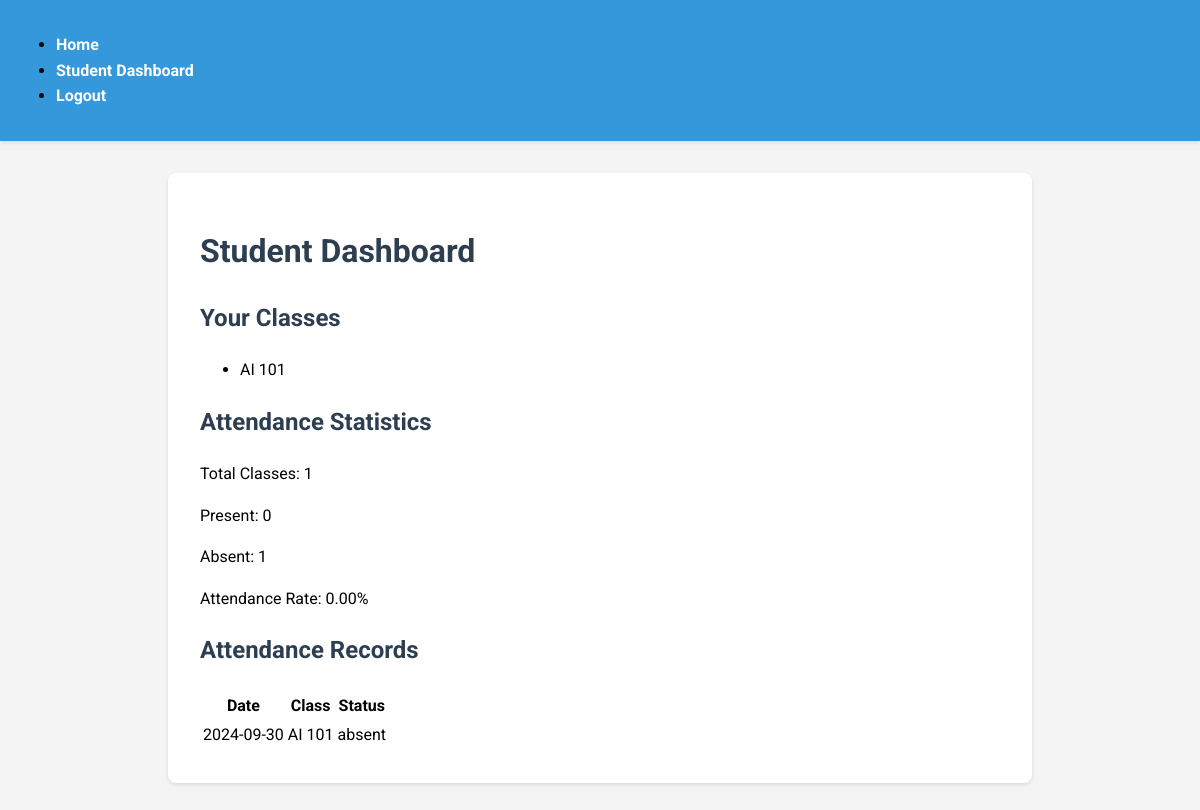
Before: /student_dashboard (signed in) with the older database file.
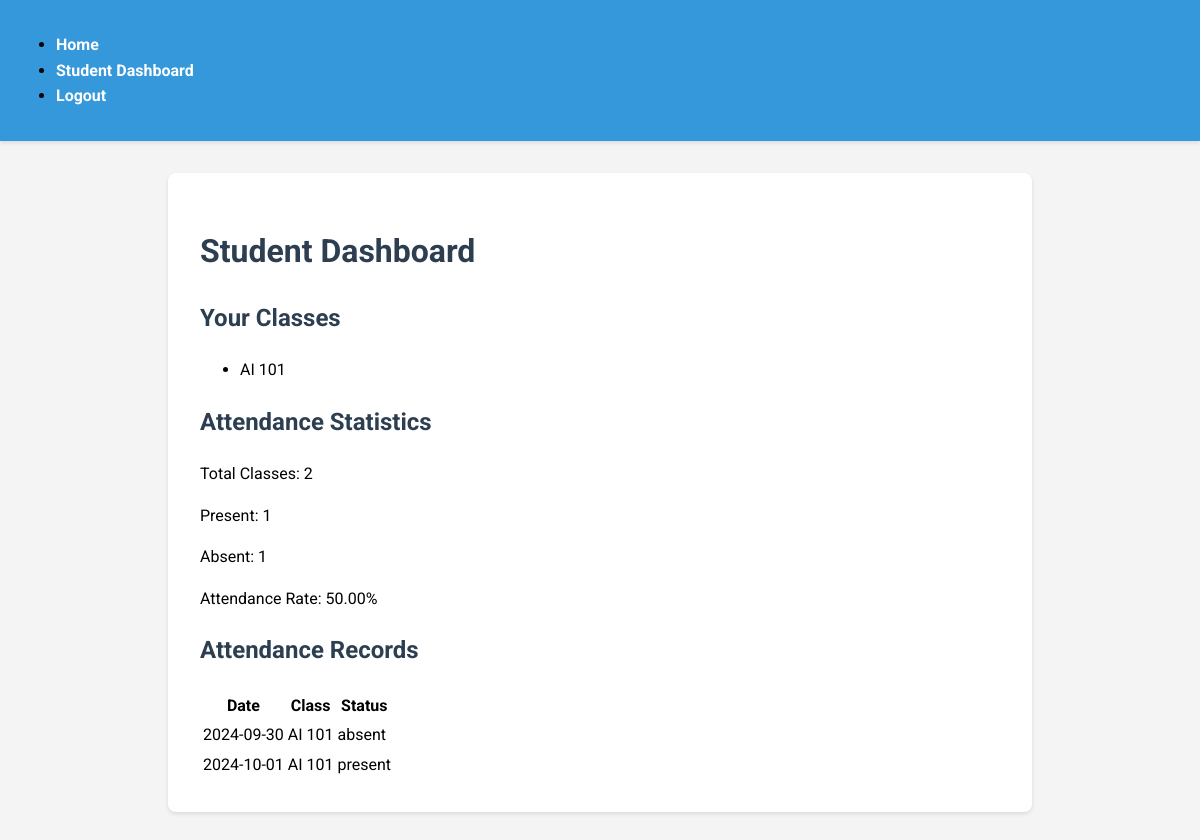
After: the same page with the newer database file.
### models.py (models this page shows, shortened)
class BaseModel(db.Model):
    __abstract__ = True
    id = db.Column(db.Integer, primary_key=True)

class Class(BaseModel):
    __tablename__ = 'class'
    name = db.Column(db.String(100), nullable=False)
    teacher_id = db.Column(db.Integer, db.ForeignKey('user.id'), nullable=False)
    students = db.relationship('User', secondary='user_class', back_populates='classes')
    attendances = db.relationship('Attendance', back_populates='class_')

class Attendance(BaseModel):
    __tablename__ = 'attendance'
    class_id = db.Column(db.Integer, db.ForeignKey('class.id'), nullable=False)
    student_id = db.Column(db.Integer, db.ForeignKey('user.id'), nullable=False)
    date = db.Column(db.Date, nullable=False)
    status = db.Column(db.String(20), nullable=False)
    class_ = db.relationship('Class', back_populates='attendances')

### app.py (the view)
@app.route('/student_dashboard')
@login_required
def student_dashboard():
    if current_user.role != 'student':
        flash('Only students can access this dashboard')
        return redirect(url_for('dashboard'))
    classes = current_user.classes
    attendance_records = Attendance.query.filter_by(student_id=current_user.id).all()
    total_classes = len(attendance_records)
    present_count = sum(1 for record in attendance_records if record.status == 'present')
    absent_count = total_classes - present_count
    attendance_rate = (present_count / total_classes) * 100 if total_classes > 0 else 0
    return render_template('student_dashboard.html',
                           classes=classes,
                           attendance_records=attendance_records,
                           total_classes=total_classes,
                           present_count=present_count,
                           absent_count=absent_count,
                           attendance_rate=attendance_rate)

### app.py (called while the page is built)
@login_manager.user_loader
def load_user(user_id):
    return User.query.get(int(user_id))

### templates/student_dashboard.html
{% extends "base.html" %}
{% block content %}
    <h1>Student Dashboard</h1>
    <h2>Your Classes</h2>
    <ul>
        {% for class in classes %}
            <li>{{ class.name }}</li>
        {% endfor %}
    </ul>
    <h2>Attendance Statistics</h2>
    <p>Total Classes: {{ total_classes }}</p>
    <p>Present: {{ present_count }}</p>
    <p>Absent: {{ absent_count }}</p>
    <p>Attendance Rate: {{ "%.2f"|format(attendance_rate) }}%</p>
    <h2>Attendance Records</h2>
    <table>
        <thead>
            <tr>
                <th>Date</th>
                <th>Class</th>
                <th>Status</th>
            </tr>
        </thead>
        <tbody>
            {% for record in attendance_records %}
                <tr>
                    <td>{{ record.date }}</td>
                    <td>{{ record.class_.name }}</td>
                    <td>{{ record.status }}</td>
                </tr>
            {% endfor %}
        </tbody>
    </table>
{% endblock %}

Changed rows visible on the page:
added Attendance: date "2024-10-01", class_.name "AI 101", status "present"
Other visible differences:
{{ total_classes }}: "1" → "2"
{{ present_count }}: "0" → "1"
{{ "%.2f"|format(attendance_rate) }}: "0.00" → "50.00"
